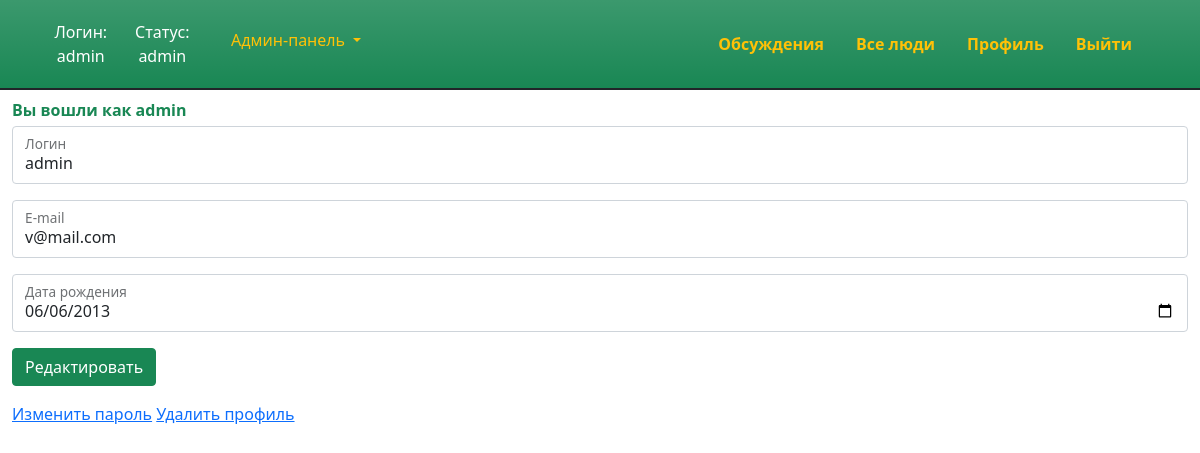
Screenshot of /personalArea.php (signed in) with the database file from the repository.
### tables this page shows
CREATE TABLE `users` (
  `id` int(11) NOT NULL,
  `login` varchar(32) NOT NULL,
  `password` varchar(64) NOT NULL,
  `email` varchar(32) NOT NULL,
  `dateBirth` date NOT NULL,
  `registrationDate` date NOT NULL,
  `status_id` int(11) NOT NULL,
  `banned` int(11) NOT NULL
);

CREATE TABLE `statuses` (
  `id` int(11) NOT NULL,
  `status` varchar(10) NOT NULL
);

### personalArea.php (called while the page is built, shortened)
<?php
    include 'elems/connect.php';
    if(!empty($_SESSION['auth'])){
        $getQuery = "SELECT * from users WHERE id='$id'";
        $result = mysqli_query($link, $getQuery) or die(mysqli_error($link));
        $result = mysqli_fetch_assoc($result);
    }else{
        header('Location: /login.php'); die();
    }
    include 'elems/edit-form.php';
    include 'elems/layout.php';
?>

### elems/connect.php (called while the page is built, shortened)
<?php
    $id = $_SESSION['id'];
?>

### elems/edit-form.php (the view)
<form action="" method="POST">
    <div class="form-floating mb-3">
        <input type="text" class="form-control" id="floatingInput" name="login" value="<?=$result['login']?>">
        <label for="floatingInput">Логин</label>
    </div>
    <div class="form-floating mb-3">
        <input type="email" class="form-control" id="floatingInput" name="email" value="<?=$result['email']?>">
        <label for="floatingInput">E-mail</label>
    </div>
    <div class="form-floating mb-3">
        <input type="date" class="form-control" id="floatingInput" name="date" value="<?=$result['dateBirth']?>">
        <label for="floatingInput">Дата рождения</label>
    </div>
    <input class="btn btn-success mb-3" type="submit" value="Редактировать">
</form>
<a href="changePassword.php">Изменить пароль</a>
<a href="deleteProfile.php">Удалить профиль</a>

### elems/header.php (shortened to what this page needs)
<?php
    if(!empty($_SESSION['auth'])){
        $getQuery = "SELECT *, statuses.status as status from users
            LEFT JOIN statuses ON statuses.id=users.status_id WHERE users.id='$id'";
        $result = mysqli_query($link, $getQuery) or die(mysqli_error($link));
        $result = mysqli_fetch_assoc($result);
        $login = $result['login'];
        $status = $result['status'];
?>
    <div class="col-4 row justify-content-start">
        <div class="col text-white text-center">Логин: <?=$login?></div>
        <div class="col text-white text-center">Статус: <?=$status?></div>
        <?php
            if($_SESSION['status'] == 'admin'){
                ?>
                    <div class="col nav-item dropdown text-center">
                        <a class="nav-link dropdown-toggle link-warning" href="#" id="navbarDropdown" role="button" data-bs-toggle="dropdown" aria-expanded="false">
                            Админ-панель
                        </a>
                    </div>
                <?php
            }
        ?>
    </div>
    <nav class="col-8 navbar justify-content-end fw-bold">
        <a class="nav-link link-warning" href="/discusses.php">Обсуждения</a><br>
        <a class="nav-link link-warning" href="/users.php">Все люди</a><br>
        <a class="nav-link link-warning" href="/profile.php?id=<?=$_SESSION['id']?>">Профиль</a><br>
        <a class="nav-link link-warning" href="/logout.php">Выйти</a><br>
    </nav>
<?php
        }
?>

### rows the page displays
users: login "admin", status.status "admin", email "v@mail.com", date "06/06/2013"

### other values shown
$_SESSION['mess']['text'] "Вы вошли как admin"
